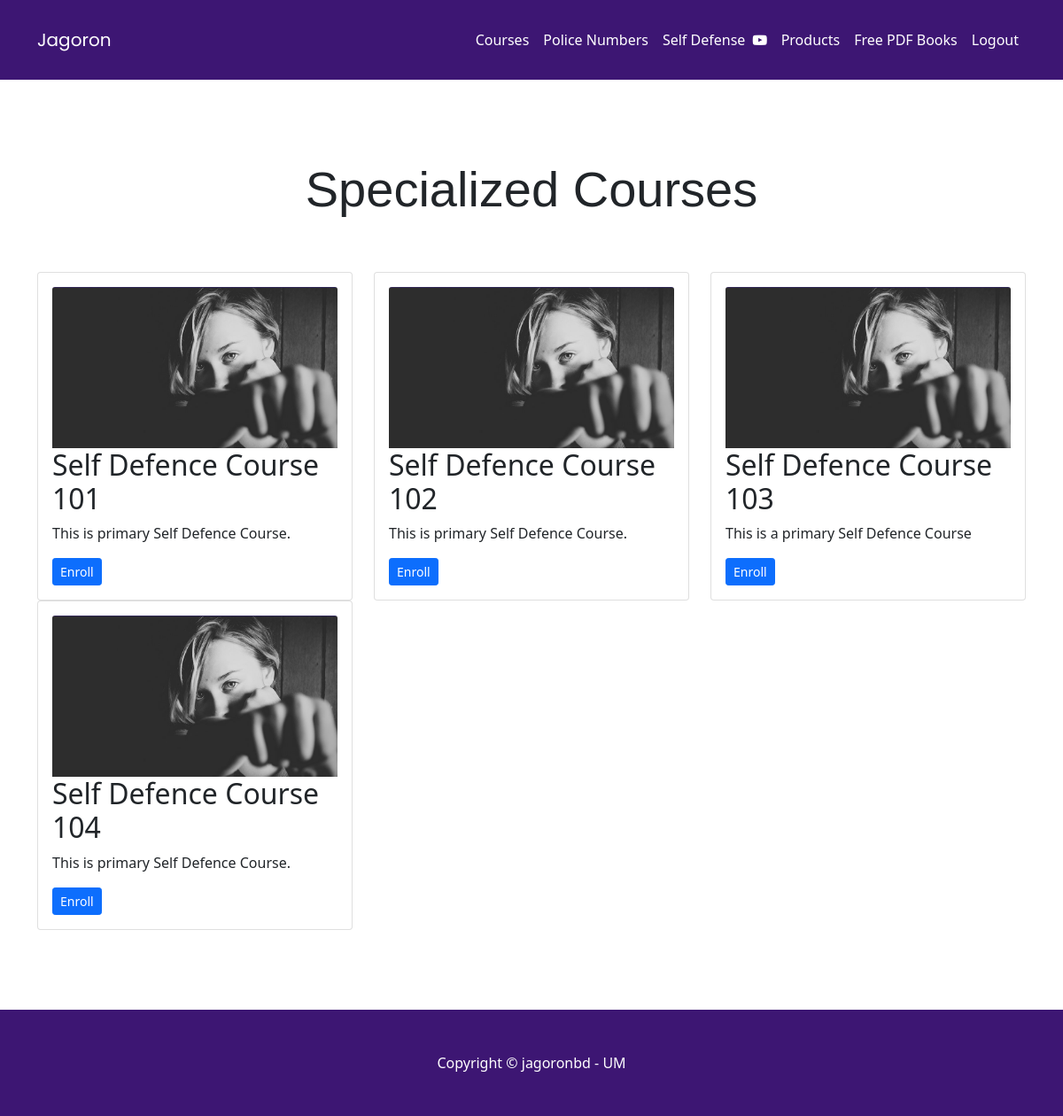
Screenshot of /Courses.php (signed in) with the database file from the repository.
### tables this page shows
CREATE TABLE `Course` (
  `sno` int(7) NOT NULL,
  `CourseName` varchar(255) NOT NULL,
  `CourseDes` varchar(355) NOT NULL,
  `Link` varchar(355) NOT NULL
);

### Courses.php (the view, shortened to what this page needs)
<?php
$hostName = "localhost";
$userName = "root";
$password = "";
$databaseName = "jagoron";
$conn = new mysqli($hostName, $userName, $password, $databaseName);
?>
<!DOCTYPE html>
<html lang="en">
<head>
    <link rel="stylesheet" href="https://cdnjs.cloudflare.com/ajax/libs/font-awesome/4.7.0/css/font-awesome.min.css">
    <link href="https://cdn.jsdelivr.net/npm/bootstrap@5.0.2/dist/css/bootstrap.min.css" rel="stylesheet">
</head>
<body>
  <?php require 'partials/loggednav.php'?>
  <main class="container">
  <div id="courses" style=" margin-top: 90px;">
    <div class="text-center mb-4 mt-4" >
             <h2 class="display-4" style="font-family: Product Sans, Arial ; margin-bottom: 60px;">Specialized Courses</h2>
             </div>
        <div class="row mt-4">
        <?php
            $qurey = "SELECT * FROM Course";
            $qurey_run = mysqli_query($conn, $qurey);
            $check_course = mysqli_num_rows($qurey_run) > 0;
            if($check_course){
                while($row = mysqli_fetch_array($qurey_run))
                {
                  ?>
                 <div class="col-md-4">
                    <div class="card">
                      <div class="card-body">
                         <img src="Coursebanner1.jpg" class="card-img-top img-fluid" height="300px" alt="Banner">
                        <h2 class="card-title"> <?php echo $row['CourseName']; ?> </h2>
                        <p class="card-text"> <?php echo $row['CourseDes']; ?> </p>
                        <a class="btn btn-primary btn-sm" href="<?php echo $row['Link']; ?>">Enroll</a>
                      </div>
                    </div>
                  </div>
                  <?php
                }
            }
            else{
              echo "No course Found";
            }
        ?>
    </div>
    </div>
</main>
<footer class="py-5" style="background-color: #3D1673; margin-top: 90px;">
  <div class="container">
    <p class="m-0 text-center text-white">Copyright &copy; jagoronbd - UM</p>
  </div>
</footer>
</body>
</html>

### loggednav.php (shortened to what this page needs)
<nav class="navbar navbar-expand-lg navbar-light" style="background-color: #3D1673; padding: 25px;">
  <div class="container">
    <a class="navbar-brand" href="index.php"
      style="font-family: Poppins, Arial; color: white; font-weight: 400;">Jagoron</a>
    <div class="collapse navbar-collapse" id="navbarSupportedContent">
    <ul class="navbar-nav me-auto mb-2 mb-lg-0">
      <li class="nav-item">
        <a class="nav-link active" aria-current="page" href="#"></a>
      </li>
    </ul>
    <form class="d-flex">
    <ul class="navbar-nav me-auto mb-2 mb-lg-0">
        <li class="nav-item">
          <a class="nav-link" href="index.php#courses" style="color: white">Courses</a>
        </li>
        <li class="nav-item">
          <a class="nav-link" href="policebd.php" style="color: white">Police Numbers</a>
        </li>
        <li class="nav-item">
          <a class="nav-link" style="color: white" href="index.php#Tutorials">Self Defense&nbsp; <i
              class="fa fa-youtube-play"></i></a>
        </li>
        <li class="nav-item">
          <a class="nav-link" href="index.php#products" style="color: white">Products</a>
        </li>
        <li class="nav-item">
          <a class="nav-link" href="index.php#freepdfs" style="color: white">Free PDF Books</a>
        </li>
        <li class="nav-item">
          <a class="nav-link" style="color: white" href="login.php">Logout</a>
        </li>
      </ul>
    </form>
    </div>
  </div>
</nav>

### Courses.php (style rules this page uses)
body { background-color: #ffffff; }

### rows the page displays
course: CourseName "Self Defence Course 101", CourseDes "This is primary Self Defence Course."
course: CourseName "Self Defence Course 102", CourseDes "This is primary Self Defence Course."
course: CourseName "Self Defence Course 103", CourseDes "This is a primary Self Defence Course"
course: CourseName "Self Defence Course 104", CourseDes "This is primary Self Defence Course."
